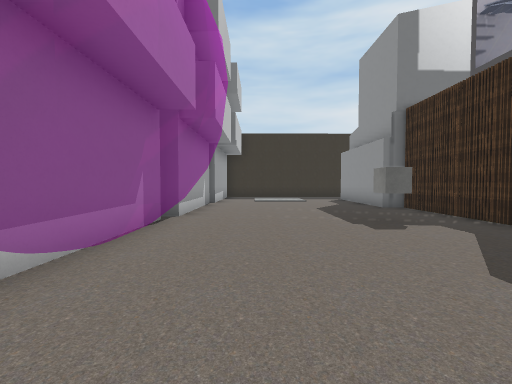
[1] (above)

20 first-person views from a walk through a scene from a Unity 3-D project. The camera is 1.4 m above the floor, tilts 2° down and sees 90° across. The floor is counted in squares, 1.8 m on a side. Each view is taken from the middle of a square. On the plan, view 1 faces up. The plan holds only what a view shows up to about 10 squares ahead; the rest is blank. The place goes on beyond the plan. The player character is not drawn. Some surface patterns are stand-ins.

[2]
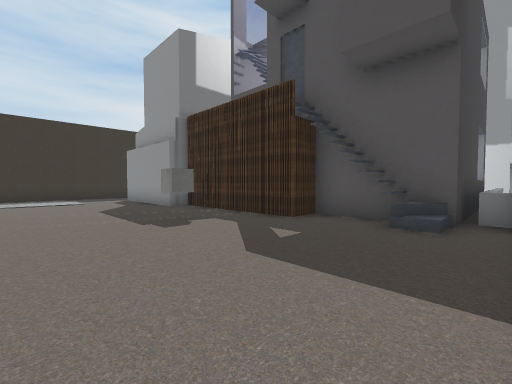

[3]
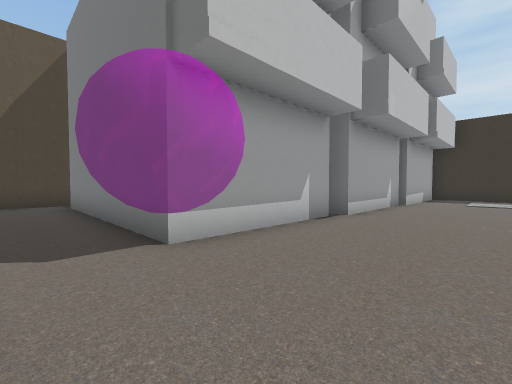

[4]
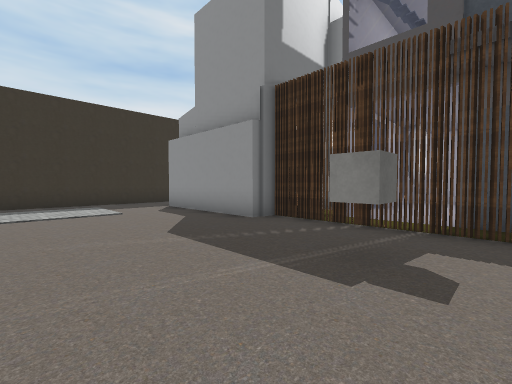

[5]
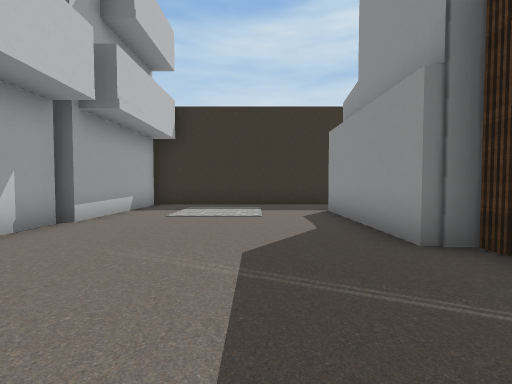

[6]
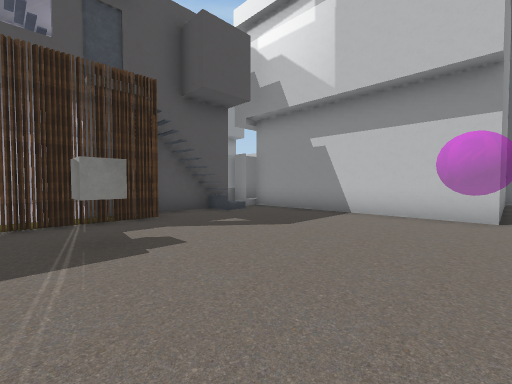

[7]
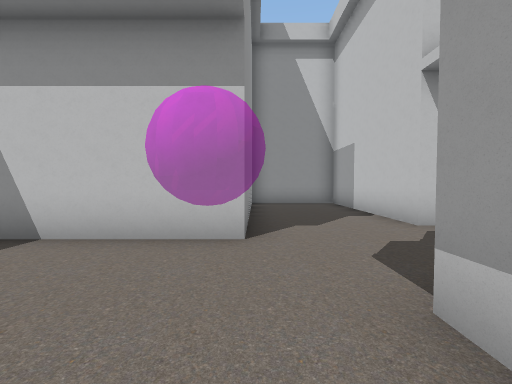

[8]
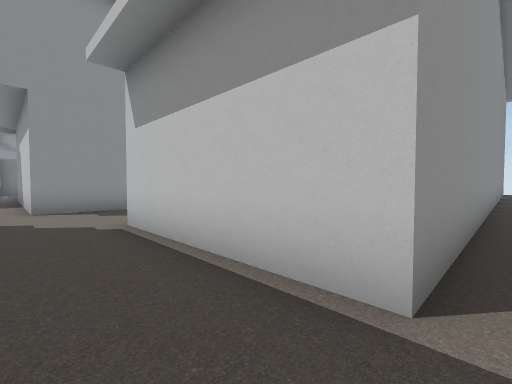

[9]
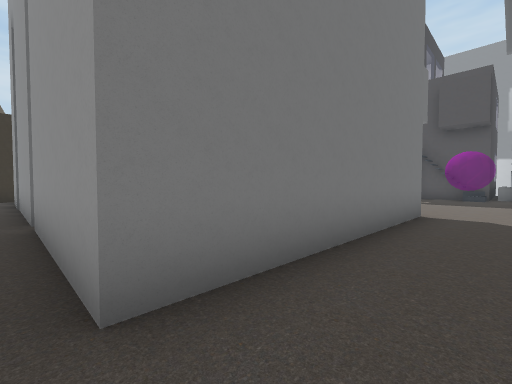

[10]
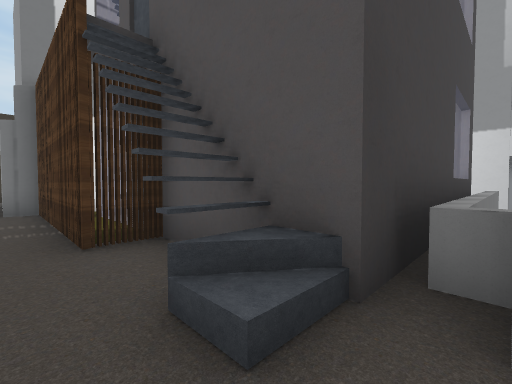

[11]
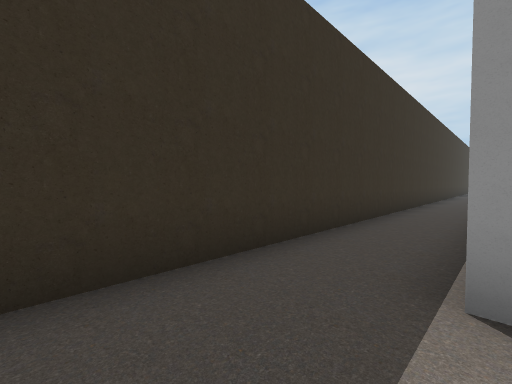

[12]
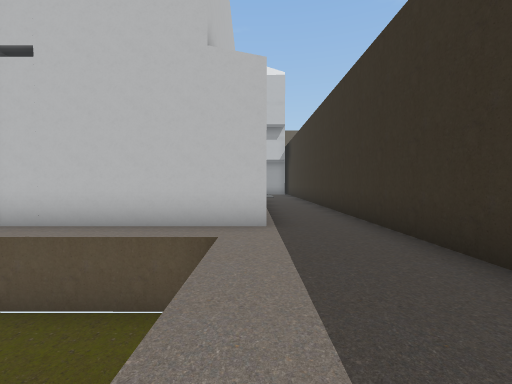

[13]
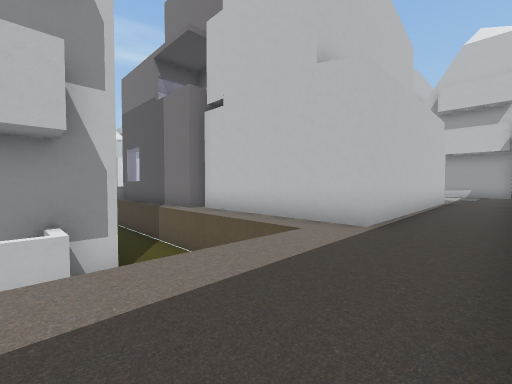

[14]
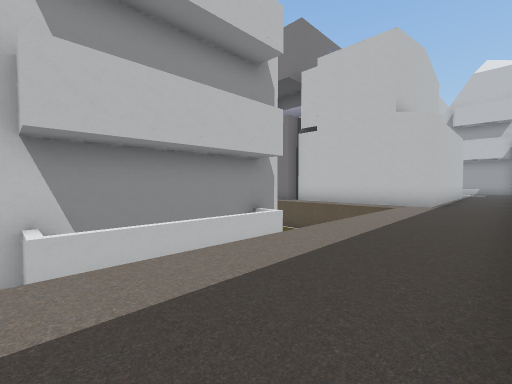

[15]
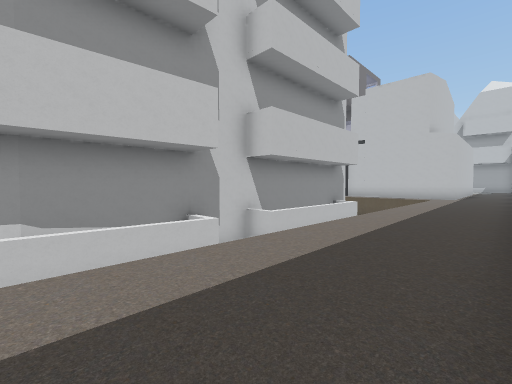

[16]
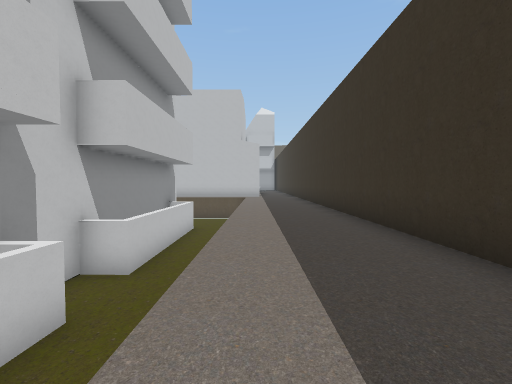

[17]
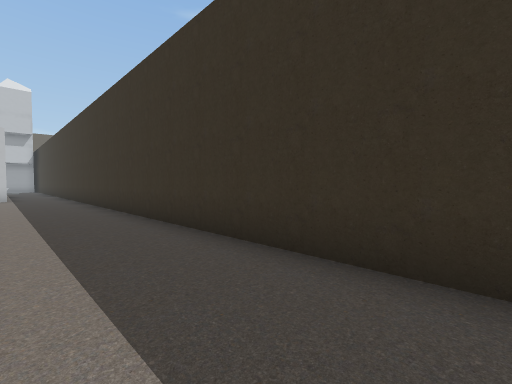

[18]
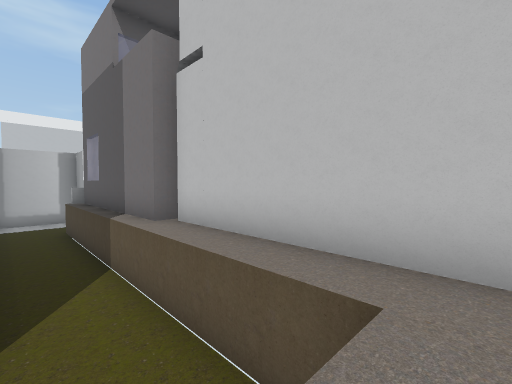

[19]
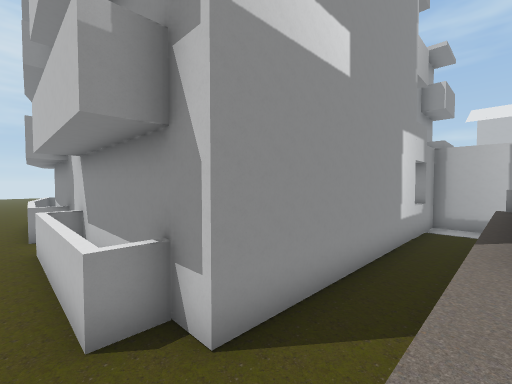

[20]
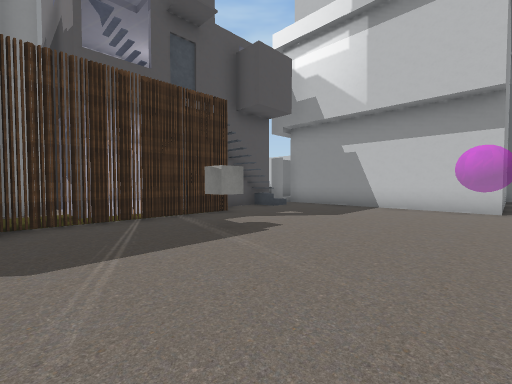

### Floor plan
Key: @ floor where view 1 was taken; # wall or solid block; . floor; / step, stairs or slope; v drop or lower ground; B building.
Columns run from 10 left of view 1 to 26 right of it. Each row starts with its distance up from view 1.
 15                    ##################
 14         ############.................
 13  .#     #............................
 12  .#     #.....########...............
 11  .#     #.....#      #.vvvvvvvvvvvvvv
 10  .#     #.....#      #.vvvvvvvvvvvvvv
  9  .#     #.....#      #.vvvvvvvvvvvvvv
  8  .#     #.....####   #.vv############
  7  .#     #......BB#####.vv
  6  .#     #......BB   # Bvv
  5  .#     #......BB     Bvv
  4  .#     #......BB     Bvv
  3  .#     #.......B     Bvv
  2 #.#######....../B     Bvv
  1 #........  ..../BBBBBBBvv
  0 #.........@.....######vvv
 -1  ........########      vv
 -2  .#####..#             vv#
 -3  .#   #..#            ##
 -4  .#   #..#
 -5  .#   #..#
 -6  .#   #..#
 -7  .#   ####
 -8  .#
 -9  .#
-10  .#
-11  .#
-12  .#
-13  .#

Positions as (right, up) in squares from view 1, and headings:
1: (0, 0), facing up
2: (0, 0), facing up-right
3: (1, 0), facing up-left
4: (0, 4), facing up-right
5: (2, 5), facing up
6: (-1, 6), facing down-right
7: (-1, 3), facing down
8: (-9, 0), facing down-right
9: (-9, 0), facing up-right
10: (4, 0), facing up-right
11: (2, 12), facing up-right
12: (16, 12), facing left
13: (16, 14), facing down-left
14: (21, 14), facing down-left
15: (26, 14), facing down-left
16: (26, 12), facing left
17: (26, 12), facing up-left
18: (14, 12), facing down-left
19: (12, 10), facing down-right
20: (-1, 8), facing down-right
